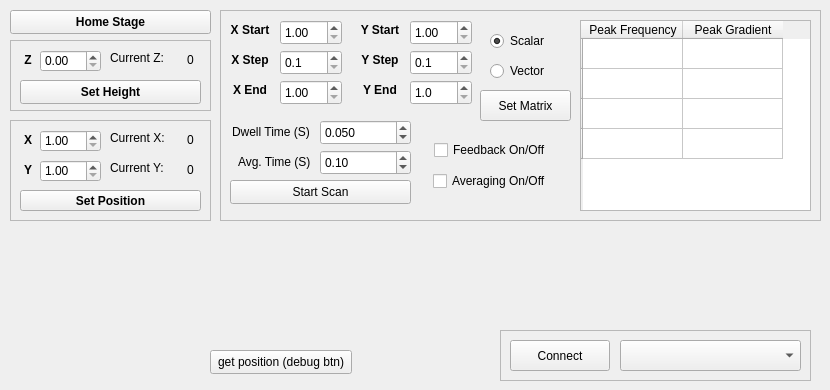
      <widget class="QWidget" name="stage_control">
       <attribute name="title">
        <string>Stage Control</string>
       </attribute>
       <widget class="QPushButton" name="homeStageButton">
        <property name="geometry">
         <rect>
          <x>10</x>
          <y>10</y>
          <width>201</width>
          <height>24</height>
         </rect>
        </property>
        <property name="font">
         <font>
          <bold>true</bold>
         </font>
        </property>
        <property name="text">
         <string>Home Stage</string>
        </property>
       </widget>
       <widget class="QFrame" name="frame">
        <property name="geometry">
         <rect>
          <x>10</x>
          <y>120</y>
          <width>201</width>
          <height>101</height>
         </rect>
        </property>
        <property name="frameShape">
         <enum>QFrame::StyledPanel</enum>
        </property>
        <property name="frameShadow">
         <enum>QFrame::Raised</enum>
        </property>
        <widget class="QPushButton" name="setPositionButton">
         <property name="geometry">
          <rect>
           <x>10</x>
           <y>70</y>
           <width>181</width>
           <height>21</height>
          </rect>
         </property>
         <property name="font">
          <font>
           <bold>true</bold>
          </font>
         </property>
         <property name="text">
          <string>Set Position</string>
         </property>
        </widget>
        <widget class="QLabel" name="label_11">
         <property name="geometry">
          <rect>
           <x>100</x>
           <y>10</y>
           <width>57</width>
           <height>16</height>
          </rect>
         </property>
         <property name="text">
          <string>Current X:</string>
         </property>
        </widget>
        <widget class="QLabel" name="label_2">
         <property name="geometry">
          <rect>
           <x>10</x>
           <y>40</y>
           <width>16</width>
           <height>20</height>
          </rect>
         </property>
         <property name="font">
          <font>
           <bold>true</bold>
          </font>
         </property>
         <property name="text">
          <string>Y</string>
         </property>
         <property name="scaledContents">
          <bool>false</bool>
         </property>
         <property name="alignment">
          <set>Qt::AlignCenter</set>
         </property>
        </widget>
        <widget class="QDoubleSpinBox" name="yPosSpinBox">
         <property name="geometry">
          <rect>
           <x>30</x>
           <y>40</y>
           <width>61</width>
           <height>22</height>
          </rect>
         </property>
         <property name="minimum">
          <double>1.000000000000000</double>
         </property>
         <property name="maximum">
          <double>240.000000000000000</double>
         </property>
        </widget>
        <widget class="QLabel" name="label_12">
         <property name="geometry">
          <rect>
           <x>100</x>
           <y>40</y>
           <width>56</width>
           <height>16</height>
          </rect>
         </property>
         <property name="text">
          <string>Current Y:</string>
         </property>
        </widget>
        <widget class="QDoubleSpinBox" name="xPosSpinBox">
         <property name="geometry">
          <rect>
           <x>30</x>
           <y>10</y>
           <width>61</width>
           <height>22</height>
          </rect>
         </property>
         <property name="minimum">
          <double>1.000000000000000</double>
         </property>
         <property name="maximum">
          <double>200.000000000000000</double>
         </property>
        </widget>
        <widget class="QLabel" name="label">
         <property name="geometry">
          <rect>
           <x>10</x>
           <y>10</y>
           <width>16</width>
           <height>20</height>
          </rect>
         </property>
         <property name="font">
          <font>
           <bold>true</bold>
          </font>
         </property>
         <property name="text">
          <string>X</string>
         </property>
         <property name="scaledContents">
          <bool>false</bool>
         </property>
         <property name="alignment">
          <set>Qt::AlignCenter</set>
         </property>
        </widget>
        <widget class="QLabel" name="currentXLabel">
         <property name="geometry">
          <rect>
           <x>170</x>
           <y>10</y>
           <width>21</width>
           <height>20</height>
          </rect>
         </property>
         <property name="text">
          <string>0</string>
         </property>
         <property name="alignment">
          <set>Qt::AlignCenter</set>
         </property>
        </widget>
        <widget class="QLabel" name="currentYLabel">
         <property name="geometry">
          <rect>
           <x>170</x>
           <y>40</y>
           <width>21</width>
           <height>20</height>
          </rect>
         </property>
         <property name="text">
          <string>0</string>
         </property>
         <property name="alignment">
          <set>Qt::AlignCenter</set>
         </property>
        </widget>
       </widget>
       <widget class="QFrame" name="frame_2">
        <property name="geometry">
         <rect>
          <x>10</x>
          <y>40</y>
          <width>201</width>
          <height>71</height>
         </rect>
        </property>
        <property name="frameShape">
         <enum>QFrame::StyledPanel</enum>
        </property>
        <property name="frameShadow">
         <enum>QFrame::Raised</enum>
        </property>
        <widget class="QPushButton" name="setStageHeightButton">
         <property name="geometry">
          <rect>
           <x>10</x>
           <y>40</y>
           <width>181</width>
           <height>24</height>
          </rect>
         </property>
         <property name="font">
          <font>
           <bold>true</bold>
          </font>
         </property>
         <property name="text">
          <string>Set Height</string>
         </property>
        </widget>
        <widget class="QLabel" name="label_13">
         <property name="geometry">
          <rect>
           <x>100</x>
           <y>10</y>
           <width>56</width>
           <height>16</height>
          </rect>
         </property>
         <property name="text">
          <string>Current Z:</string>
         </property>
        </widget>
        <widget class="QLabel" name="label_3">
         <property name="geometry">
          <rect>
           <x>10</x>
           <y>10</y>
           <width>16</width>
           <height>20</height>
          </rect>
         </property>
         <property name="font">
          <font>
           <bold>true</bold>
          </font>
         </property>
         <property name="text">
          <string>Z</string>
         </property>
         <property name="scaledContents">
          <bool>false</bool>
         </property>
         <property name="alignment">
          <set>Qt::AlignCenter</set>
         </property>
        </widget>
        <widget class="QDoubleSpinBox" name="zPosSpinBox">
         <property name="geometry">
          <rect>
           <x>30</x>
           <y>10</y>
           <width>61</width>
           <height>22</height>
          </rect>
         </property>
         <property name="maximum">
          <double>250.000000000000000</double>
         </property>
        </widget>
        <widget class="QLabel" name="currentHeightLabel">
         <property name="geometry">
          <rect>
           <x>170</x>
           <y>10</y>
           <width>21</width>
           <height>20</height>
          </rect>
         </property>
         <property name="text">
          <string>0</string>
         </property>
         <property name="alignment">
          <set>Qt::AlignCenter</set>
         </property>
        </widget>
       </widget>
       <widget class="QPushButton" name="getStagePositionButton">
        <property name="geometry">
         <rect>
          <x>210</x>
          <y>350</y>
          <width>142</width>
          <height>24</height>
         </rect>
        </property>
        <property name="text">
         <string>get position (debug btn)</string>
        </property>
       </widget>
       <widget class="QFrame" name="frame_3">
        <property name="geometry">
         <rect>
          <x>220</x>
          <y>10</y>
          <width>601</width>
          <height>211</height>
         </rect>
        </property>
        <property name="frameShape">
         <enum>QFrame::StyledPanel</enum>
        </property>
        <property name="frameShadow">
         <enum>QFrame::Raised</enum>
        </property>
        <widget class="QPushButton" name="startScanButton">
         <property name="geometry">
          <rect>
           <x>10</x>
           <y>170</y>
           <width>181</width>
           <height>24</height>
          </rect>
         </property>
         <property name="text">
          <string>Start Scan</string>
         </property>
        </widget>
        <widget class="QDoubleSpinBox" name="xStartSpinBox">
         <property name="geometry">
          <rect>
           <x>60</x>
           <y>10</y>
           <width>62</width>
           <height>25</height>
          </rect>
         </property>
         <property name="minimum">
          <double>1.000000000000000</double>
         </property>
         <property name="maximum">
          <double>200.000000000000000</double>
         </property>
        </widget>
        <widget class="QDoubleSpinBox" name="yStartSpinBox">
         <property name="geometry">
          <rect>
           <x>190</x>
           <y>10</y>
           <width>62</width>
           <height>25</height>
          </rect>
         </property>
         <property name="minimum">
          <double>1.000000000000000</double>
         </property>
         <property name="maximum">
          <double>240.000000000000000</double>
         </property>
        </widget>
        <widget class="QLabel" name="label_15">
         <property name="geometry">
          <rect>
           <x>140</x>
           <y>10</y>
           <width>40</width>
           <height>20</height>
          </rect>
         </property>
         <property name="font">
          <font>
           <bold>true</bold>
          </font>
         </property>
         <property name="text">
          <string>Y Start</string>
         </property>
         <property name="scaledContents">
          <bool>false</bool>
         </property>
         <property name="alignment">
          <set>Qt::AlignCenter</set>
         </property>
        </widget>
        <widget class="QLabel" name="label_14">
         <property name="geometry">
          <rect>
           <x>10</x>
           <y>10</y>
           <width>40</width>
           <height>20</height>
          </rect>
         </property>
         <property name="font">
          <font>
           <bold>true</bold>
          </font>
         </property>
         <property name="text">
          <string>X Start</string>
         </property>
         <property name="scaledContents">
          <bool>false</bool>
         </property>
         <property name="alignment">
          <set>Qt::AlignCenter</set>
         </property>
        </widget>
        <widget class="QLabel" name="label_16">
         <property name="geometry">
          <rect>
           <x>10</x>
           <y>70</y>
           <width>40</width>
           <height>20</height>
          </rect>
         </property>
         <property name="font">
          <font>
           <bold>true</bold>
          </font>
         </property>
         <property name="text">
          <string>X End</string>
         </property>
         <property name="scaledContents">
          <bool>false</bool>
         </property>
         <property name="alignment">
          <set>Qt::AlignCenter</set>
         </property>
        </widget>
        <widget class="QDoubleSpinBox" name="xEndSpinBox">
         <property name="geometry">
          <rect>
           <x>60</x>
           <y>70</y>
           <width>62</width>
           <height>25</height>
          </rect>
         </property>
         <property name="minimum">
          <double>1.000000000000000</double>
         </property>
         <property name="maximum">
          <double>200.000000000000000</double>
         </property>
        </widget>
        <widget class="QLabel" name="label_17">
         <property name="geometry">
          <rect>
           <x>140</x>
           <y>70</y>
           <width>40</width>
           <height>20</height>
          </rect>
         </property>
         <property name="font">
          <font>
           <bold>true</bold>
          </font>
         </property>
         <property name="text">
          <string>Y End</string>
         </property>
         <property name="scaledContents">
          <bool>false</bool>
         </property>
         <property name="alignment">
          <set>Qt::AlignCenter</set>
         </property>
        </widget>
        <widget class="QDoubleSpinBox" name="yEndSpinBox">
         <property name="geometry">
          <rect>
           <x>190</x>
           <y>70</y>
           <width>62</width>
           <height>25</height>
          </rect>
         </property>
         <property name="decimals">
          <number>1</number>
         </property>
         <property name="minimum">
          <double>1.000000000000000</double>
         </property>
         <property name="maximum">
          <double>240.000000000000000</double>
         </property>
        </widget>
        <widget class="QDoubleSpinBox" name="yStepSpinBox">
         <property name="geometry">
          <rect>
           <x>190</x>
           <y>40</y>
           <width>62</width>
           <height>25</height>
          </rect>
         </property>
         <property name="decimals">
          <number>1</number>
         </property>
         <property name="minimum">
          <double>0.100000000000000</double>
         </property>
         <property name="maximum">
          <double>10.000000000000000</double>
         </property>
         <property name="singleStep">
          <double>0.100000000000000</double>
         </property>
        </widget>
        <widget class="QLabel" name="label_18">
         <property name="geometry">
          <rect>
           <x>10</x>
           <y>40</y>
           <width>40</width>
           <height>20</height>
          </rect>
         </property>
         <property name="font">
          <font>
           <bold>true</bold>
          </font>
         </property>
         <property name="text">
          <string>X Step</string>
         </property>
         <property name="scaledContents">
          <bool>false</bool>
         </property>
         <property name="alignment">
          <set>Qt::AlignCenter</set>
         </property>
        </widget>
        <widget class="QDoubleSpinBox" name="xStepSpinBox">
         <property name="geometry">
          <rect>
           <x>60</x>
           <y>40</y>
           <width>62</width>
           <height>25</height>
          </rect>
         </property>
         <property name="decimals">
          <number>1</number>
         </property>
         <property name="minimum">
          <double>0.100000000000000</double>
         </property>
         <property name="maximum">
          <double>10.000000000000000</double>
         </property>
         <property name="singleStep">
          <double>0.100000000000000</double>
         </property>
        </widget>
        <widget class="QLabel" name="label_19">
         <property name="geometry">
          <rect>
           <x>140</x>
           <y>40</y>
           <width>40</width>
           <height>20</height>
          </rect>
         </property>
         <property name="font">
          <font>
           <bold>true</bold>
          </font>
         </property>
         <property name="text">
          <string>Y Step</string>
         </property>
         <property name="scaledContents">
          <bool>false</bool>
         </property>
         <property name="alignment">
          <set>Qt::AlignCenter</set>
         </property>
        </widget>
        <widget class="QTableWidget" name="scanODMRPropertiesTable">
         <property name="geometry">
          <rect>
           <x>360</x>
           <y>10</y>
           <width>231</width>
           <height>191</height>
          </rect>
         </property>
         <row>
          <property name="text">
           <string/>
          </property>
         </row>
         <row>
          <property name="text">
           <string/>
          </property>
         </row>
         <row>
          <property name="text">
           <string/>
          </property>
         </row>
         <row>
          <property name="text">
           <string/>
          </property>
         </row>
         <column>
          <property name="text">
           <string>Peak Frequency</string>
          </property>
         </column>
         <column>
          <property name="text">
           <string>Peak Gradient</string>
          </property>
         </column>
        </widget>
        <widget class="QRadioButton" name="scalarRadio">
         <property name="geometry">
          <rect>
           <x>270</x>
           <y>20</y>
           <width>58</width>
           <height>22</height>
          </rect>
         </property>
         <property name="text">
          <string>Scalar</string>
         </property>
         <property name="checked">
          <bool>true</bool>
         </property>
        </widget>
        <widget class="QRadioButton" name="vectorRadio">
         <property name="geometry">
          <rect>
           <x>270</x>
           <y>50</y>
           <width>62</width>
           <height>22</height>
          </rect>
         </property>
         <property name="text">
          <string>Vector</string>
         </property>
         <property name="checked">
          <bool>false</bool>
         </property>
        </widget>
        <widget class="QCheckBox" name="feedbackToggle">
         <property name="geometry">
          <rect>
           <x>214</x>
           <y>129</y>
           <width>120</width>
           <height>22</height>
          </rect>
         </property>
         <property name="text">
          <string>Feedback On/Off</string>
         </property>
         <property name="checkable">
          <bool>true</bool>
         </property>
         <property name="checked">
          <bool>false</bool>
         </property>
        </widget>
        <widget class="QCheckBox" name="scanAveragingToggle">
         <property name="geometry">
          <rect>
           <x>213</x>
           <y>160</y>
           <width>121</width>
           <height>22</height>
          </rect>
         </property>
         <property name="text">
          <string>Averaging On/Off</string>
         </property>
        </widget>
        <widget class="QLabel" name="label_28">
         <property name="geometry">
          <rect>
           <x>18</x>
           <y>142</y>
           <width>81</width>
           <height>20</height>
          </rect>
         </property>
         <property name="text">
          <string>Avg. Time (S)</string>
         </property>
        </widget>
        <widget class="QDoubleSpinBox" name="scanAveragingTimeSpinBox">
         <property name="geometry">
          <rect>
           <x>100</x>
           <y>140</y>
           <width>91</width>
           <height>25</height>
          </rect>
         </property>
         <property name="maximum">
          <double>100.000000000000000</double>
         </property>
         <property name="singleStep">
          <double>0.100000000000000</double>
         </property>
         <property name="value">
          <double>0.100000000000000</double>
         </property>
        </widget>
        <widget class="QLabel" name="label_29">
         <property name="geometry">
          <rect>
           <x>12</x>
           <y>112</y>
           <width>81</width>
           <height>20</height>
          </rect>
         </property>
         <property name="text">
          <string>Dwell Time (S)</string>
         </property>
        </widget>
        <widget class="QDoubleSpinBox" name="scanDwellTimeSpinBox">
         <property name="geometry">
          <rect>
           <x>100</x>
           <y>110</y>
           <width>91</width>
           <height>25</height>
          </rect>
         </property>
         <property name="decimals">
          <number>3</number>
         </property>
         <property name="maximum">
          <double>100.000000000000000</double>
         </property>
         <property name="singleStep">
          <double>0.100000000000000</double>
         </property>
         <property name="value">
          <double>0.050000000000000</double>
         </property>
        </widget>
        <widget class="QPushButton" name="setVectorMatrixButton">
         <property name="geometry">
          <rect>
           <x>260</x>
           <y>80</y>
           <width>91</width>
           <height>31</height>
          </rect>
         </property>
         <property name="text">
          <string>Set Matrix</string>
         </property>
        </widget>
       </widget>
       <widget class="QFrame" name="frame_4">
        <property name="geometry">
         <rect>
          <x>500</x>
          <y>330</y>
          <width>311</width>
          <height>51</height>
         </rect>
        </property>
        <property name="frameShape">
         <enum>QFrame::StyledPanel</enum>
        </property>
        <property name="frameShadow">
         <enum>QFrame::Raised</enum>
        </property>
        <widget class="QPushButton" name="connectStageButton">
         <property name="geometry">
          <rect>
           <x>10</x>
           <y>10</y>
           <width>100</width>
           <height>31</height>
          </rect>
         </property>
         <property name="text">
          <string>Connect</string>
         </property>
        </widget>
        <widget class="QComboBox" name="comPortBox">
         <property name="geometry">
          <rect>
           <x>120</x>
           <y>10</y>
           <width>181</width>
           <height>31</height>
          </rect>
         </property>
        </widget>
       </widget>
      </widget>
